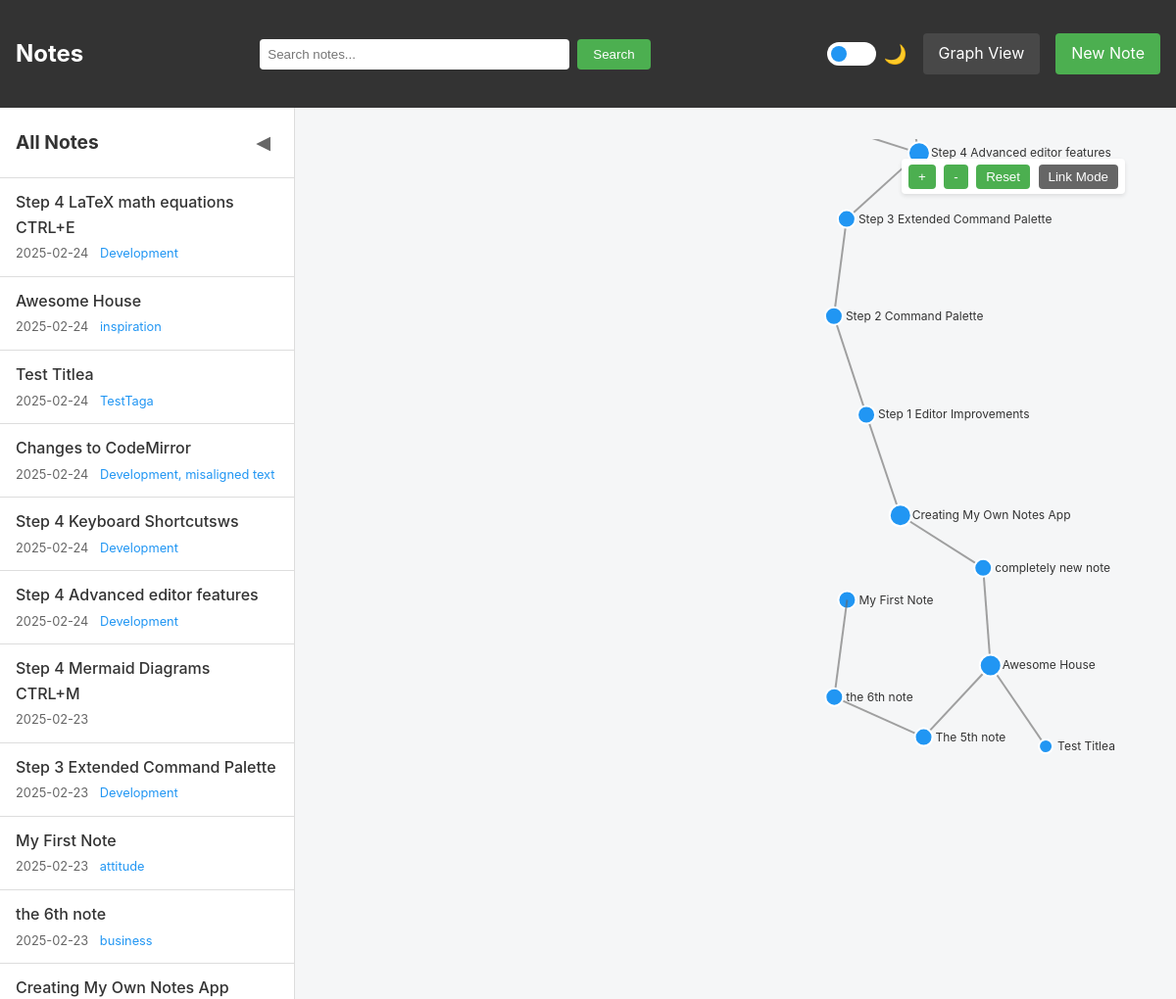
The page /graph on the database its author committed.
### main.py (models this page shows, shortened)
class Note(db.Model):
    id = db.Column(db.Integer, primary_key=True)
    title = db.Column(db.String(200), nullable=False, unique=True)  # Make title unique
    content = db.Column(db.Text, nullable=False)
    created_at = db.Column(db.DateTime, default=datetime.utcnow)
    updated_at = db.Column(db.DateTime, default=datetime.utcnow, onupdate=datetime.utcnow)
    tags = db.Column(db.String(200))  # Store tags as comma-separated strings
    attachments = db.relationship('FileAttachment', backref='note', lazy=True, cascade="all, delete-orphan")

### main.py (the view)
@app.route('/graph')
def graph_view():
    return render_template('graph.html',
                         all_notes=get_all_notes())

### main.py (called while the page is built)
def get_all_notes(limit=None):
    query = Note.query.order_by(Note.updated_at.desc())
    return query.limit(limit).all() if limit else query.all()

def escapejs(val):
    return json.dumps(str(val))[1:-1]

### templates/graph.html (shortened to what this page needs)
{% extends "base.html" %}
{% block content %}
<div class="graph-container">
    <div class="graph-controls">
        <button id="zoom-in">+</button>
        <button id="zoom-out">-</button>
        <button id="reset-zoom">Reset</button>
        <button id="toggle-link-mode" class="link-mode-btn">Link Mode</button>
    </div>
    <div id="graph"></div>
</div>
{% endblock %}

### templates/base.html (shortened to what this page needs)
<!DOCTYPE html>
<html lang="en" data-theme="light">
<head>
    <link rel="stylesheet" href="{{ url_for('static', filename='style.css') }}">
</head>
<body>
    <nav>
        <h1><a href="{{ url_for('index') }}">Notes</a></h1>
        <form action="{{ url_for('search') }}" method="GET" class="search-form">
            <input type="text" name="q" placeholder="Search notes..." value="{{ request.args.get('q', '') }}">
            <button type="submit">Search</button>
        </form>
        <div class="nav-actions">
            <div class="theme-switch-wrapper">
                <label class="theme-switch">
                    <span class="slider round"></span>
                </label>
                <span class="theme-label">🌙</span>
            </div>
            <a href="{{ url_for('graph_view') }}" class="nav-btn">Graph View</a>
            <a href="{{ url_for('new_note') }}" class="new-note-btn">New Note</a>
        </div>
    </nav>
    <div class="app-container">
        <aside class="sidebar">
            <div class="sidebar-header">
                <h2>All Notes</h2>
                <button id="toggle-sidebar" class="toggle-sidebar" title="Toggle Sidebar">◀</button>
            </div>
            <div class="notes-list">
                {% for note in all_notes %}
                <a href="{{ url_for('view_note', id=note.id) }}"
                   class="note-link {% if current_note and current_note.id == note.id %}active{% endif %}">
                    <div class="note-link-title">{{ note.title }}</div>
                    <div class="note-link-meta">
                        {{ note.updated_at.strftime('%Y-%m-%d') }}
                        {% if note.tags %}
                        <span class="note-link-tags">{{ note.tags }}</span>
                        {% endif %}
                    </div>
                </a>
                {% endfor %}
            </div>
        </aside>
        <main class="main-content">
            {% block content %}
            {% endblock %}
        </main>
    </div>
</body>
</html>

### static/style.css (style rules this page uses)
:root[data-theme="light"] { --bg-primary: #f5f6f7; --bg-secondary: #ffffff; --text-primary: #333333; --text-secondary: #666666; --accent-primary: #2196F3; --accent-secondary: #1976D2; --border-color: #dddddd; --danger: #f44336; --danger-hover: #d32f2f; --success: #4CAF50; --nav-bg: #333333; --nav-text: #ffffff; --highlight-bg: #fff9c4; --card-shadow: rgba(0,0,0,0.1); }
.theme-switch-wrapper { display: flex; align-items: center; gap: 0.5rem; }
.theme-switch { position: relative; display: inline-block; width: 50px; height: 24px; }
.slider { position: absolute; cursor: pointer; top: 0; left: 0; right: 0; bottom: 0; background-color: var(--bg-secondary); transition: .4s; }
.slider:before { position: absolute; content: ""; height: 16px; width: 16px; left: 4px; bottom: 4px; background-color: var(--accent-primary); transition: .4s; }
.slider.round { border-radius: 24px; }
.slider.round:before { border-radius: 50%; }
.theme-label { font-size: 1.2rem; cursor: pointer; }
body { font-family: -apple-system, BlinkMacSystemFont, 'Segoe UI', Roboto, Oxygen, Ubuntu, Cantarell, sans-serif; line-height: 1.6; margin: 0; padding: 0; background: var(--bg-primary); color: var(--text-primary); }
nav { background: var(--nav-bg); color: var(--nav-text); padding: 1rem; display: flex; justify-content: space-between; align-items: center; }
nav h1 a { color: white; text-decoration: none; }
.new-note-btn { background: #4CAF50; color: white; padding: 0.5rem 1rem; border-radius: 4px; text-decoration: none; }
main { max-width: none; margin: 0; padding: 0; }
.search-form { display: flex; gap: 0.5rem; margin: 0 1rem; }
.search-form input[type="text"] { padding: 0.5rem; border: none; border-radius: 4px; min-width: 300px; }
.search-form button { background: #4CAF50; color: white; border: none; padding: 0.5rem 1rem; border-radius: 4px; cursor: pointer; }
.graph-container { background: var(--bg-primary); height: calc(100vh - 64px); position: relative; }
.graph-controls { position: absolute; top: 20px; right: 20px; z-index: 1000; background: white; padding: 5px; border-radius: 4px; box-shadow: 0 2px 4px rgba(0,0,0,0.1); }
.graph-controls button { background: #4CAF50; color: white; border: none; padding: 5px 10px; margin: 0 2px; border-radius: 4px; cursor: pointer; }
.nav-actions { display: flex; gap: 1rem; align-items: center; }
.nav-btn { color: white; text-decoration: none; padding: 0.5rem 1rem; border-radius: 4px; background: rgba(255,255,255,0.1); }
.link-mode-btn { background: #666 !important; }
.app-container { display: flex; height: calc(100vh - 64px); position: relative; transition: all 0.3s ease; }
.sidebar { width: 300px; background: var(--bg-secondary); border-right: 1px solid var(--border-color); display: flex; flex-direction: column; transition: all 0.3s ease; flex-shrink: 0; }
.sidebar-header { padding: 1rem; border-bottom: 1px solid var(--border-color); display: flex; justify-content: space-between; align-items: center; }
.sidebar-header h2 { margin: 0; font-size: 1.2rem; color: var(--text-primary); }
.toggle-sidebar { background: none; border: none; color: var(--text-secondary); cursor: pointer; padding: 0.5rem; font-size: 1.2rem; transition: all 0.3s ease; border-radius: 4px; }
.notes-list { overflow-y: auto; flex-grow: 1; }
.note-link { display: block; padding: 0.75rem 1rem; text-decoration: none; color: var(--text-primary); border-bottom: 1px solid var(--border-color); transition: background-color 0.2s ease; }
.note-link-title { font-weight: 500; margin-bottom: 0.25rem; }
.note-link-meta { font-size: 0.8rem; color: var(--text-secondary); }
.note-link-tags { margin-left: 0.5rem; color: var(--accent-primary); }
.main-content { flex-grow: 1; overflow-y: auto; padding: 2rem; background: var(--bg-primary); }
* { transition: background-color 0.3s ease, color 0.3s ease; }
button { padding: 0.5rem 1rem; border-radius: 4px; cursor: pointer; transition: all 0.2s ease; }

### rows shown on the page
Note: title "Step 4 LaTeX math equations CTRL+E", updated_at "2025-02-24", tags "Development"
Note: title "Awesome House", updated_at "2025-02-24", tags "inspiration"
Note: title "Test Titlea", updated_at "2025-02-24", tags "TestTaga"
Note: title "Changes to CodeMirror", updated_at "2025-02-24", tags "Development, misaligned text"
Note: title "Step 4 Keyboard Shortcutsws", updated_at "2025-02-24", tags "Development"
Note: title "Step 4 Advanced editor features", updated_at "2025-02-24", tags "Development"
Note: title "Step 4 Mermaid Diagrams CTRL+M", updated_at "2025-02-23"
Note: title "Step 3 Extended Command Palette", updated_at "2025-02-23", tags "Development"
Note: title "My First Note", updated_at "2025-02-23", tags "attitude"
Note: title "the 6th note", updated_at "2025-02-23", tags "business"
Note: title "Creating My Own Notes App"
